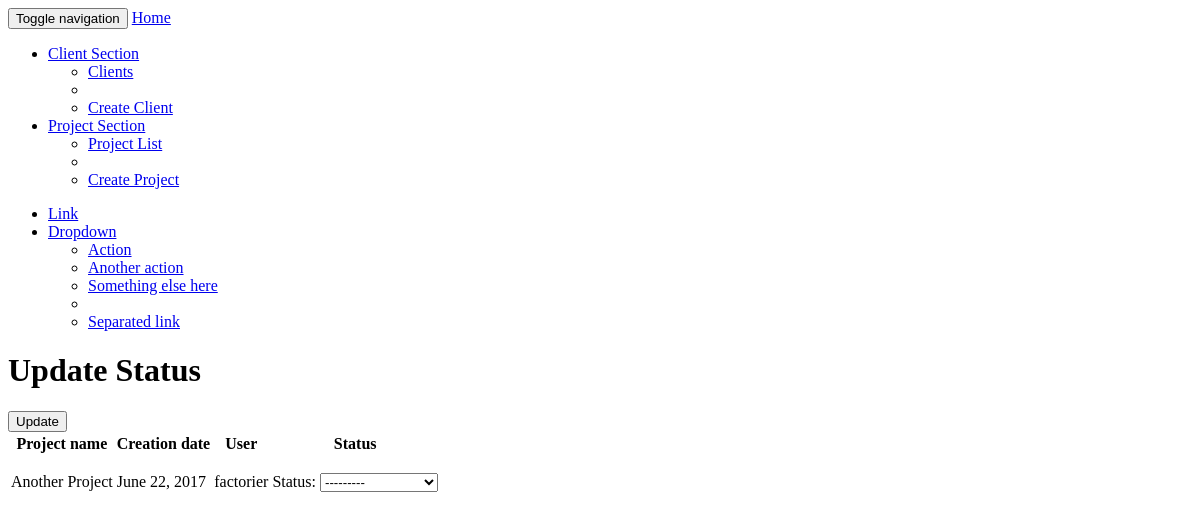
Page /2/update/ on the earlier database version.
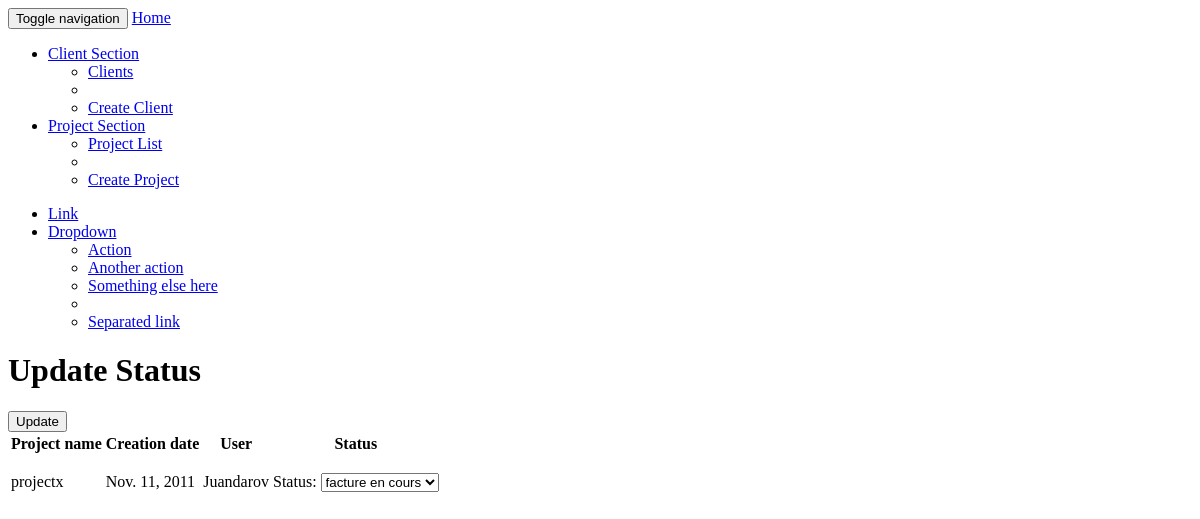
Same page on the later database version.
### facturier/models.py (models this page shows, shortened)
class Project(models.Model):
    Project_name = models.CharField(max_length = 50)
    creation_date = models.DateField()
    user = models.ForeignKey(User)
    client = models.ForeignKey('Client')
    status = models.CharField(max_length=100, choices=STATUS_CHOICES)

### facturier/views.py (the view, shortened to what this page needs)
# urls.py: url(r'^(?P<pk>\d+)/update/$', ProjectUpdate.as_view(), name="project-update"),
class ProjectUpdate(UpdateView):
    model = Project
    fields = ['status']
    template_name_suffix = '_update_form'

### facturier/templates/facturier/project_update_form.html (shortened to what this page needs)
{% extends "base.html" %}
{% block content %}
<h1>Update Status</h1>
<div class="details">
    <table>
        <tr>
            <th>Project name</th>
            <th>Creation date</th>
            <th>User</th>
            <th>Status</th>
        </tr>
        <tr>
            <td>{{ project.Project_name }}</td>
            <td>{{ project.creation_date }}</td>
            <td>{{ project.user }}</td>
            <form action="" method="post">{% csrf_token %}
            <td>{{ form.as_p }}</td>
            <input type="submit" value="Update" />
        </tr>
    </table>
</div>
{% endblock %}

Differences in the rows shown:
changed Project: Project_name "Another Project" → "projectx"; creation_date "June 22, 2017" → "Nov. 11, 2011"; user "factorier" → "Juandarov"
Other differences:
form field status: "---------" → "facture en cours"
